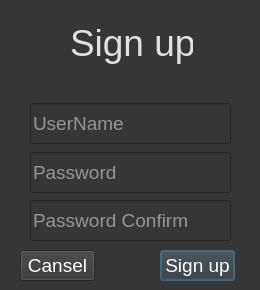
<?xml version="1.0" encoding="UTF-8"?>
<ui version="4.0">
 <class>Dialog</class>
 <widget class="QDialog" name="Dialog">
  <property name="geometry">
   <rect>
    <x>0</x>
    <y>0</y>
    <width>260</width>
    <height>290</height>
   </rect>
  </property>
  <property name="minimumSize">
   <size>
    <width>260</width>
    <height>290</height>
   </size>
  </property>
  <property name="maximumSize">
   <size>
    <width>260</width>
    <height>290</height>
   </size>
  </property>
  <property name="baseSize">
   <size>
    <width>260</width>
    <height>260</height>
   </size>
  </property>
  <property name="windowTitle">
   <string>Dialog</string>
  </property>
  <property name="styleSheet">
   <string notr="true">background-color: rgb(54, 54, 54);</string>
  </property>
  <widget class="QLabel" name="label">
   <property name="geometry">
    <rect>
     <x>70</x>
     <y>20</y>
     <width>123</width>
     <height>45</height>
    </rect>
   </property>
   <property name="styleSheet">
    <string notr="true">color:rgb(225, 225, 225); font-size:28pt;</string>
   </property>
   <property name="text">
    <string>Sign up</string>
   </property>
  </widget>
  <widget class="QLineEdit" name="username">
   <property name="geometry">
    <rect>
     <x>30</x>
     <y>103</y>
     <width>201</width>
     <height>41</height>
    </rect>
   </property>
   <property name="styleSheet">
    <string notr="true">font-size:14pt; color:rgb(243, 243, 243)</string>
   </property>
   <property name="placeholderText">
    <string>UserName</string>
   </property>
  </widget>
  <widget class="QLineEdit" name="password">
   <property name="geometry">
    <rect>
     <x>30</x>
     <y>152</y>
     <width>201</width>
     <height>41</height>
    </rect>
   </property>
   <property name="styleSheet">
    <string notr="true">font-size:14pt; color:rgb(243, 243, 243)</string>
   </property>
   <property name="text">
    <string/>
   </property>
   <property name="placeholderText">
    <string>Password</string>
   </property>
  </widget>
  <widget class="QPushButton" name="signupbutton">
   <property name="geometry">
    <rect>
     <x>160</x>
     <y>250</y>
     <width>75</width>
     <height>31</height>
    </rect>
   </property>
   <property name="font">
    <font>
     <pointsize>14</pointsize>
    </font>
   </property>
   <property name="styleSheet">
    <string notr="true">color:rgb(255, 255, 255)</string>
   </property>
   <property name="text">
    <string>Sign up</string>
   </property>
  </widget>
  <widget class="QLineEdit" name="confirmpass">
   <property name="geometry">
    <rect>
     <x>30</x>
     <y>200</y>
     <width>201</width>
     <height>41</height>
    </rect>
   </property>
   <property name="styleSheet">
    <string notr="true">font-size:14pt; color:rgb(243, 243, 243)</string>
   </property>
   <property name="text">
    <string/>
   </property>
   <property name="placeholderText">
    <string>Password Confirm</string>
   </property>
  </widget>
  <widget class="QPushButton" name="canselbuttom">
   <property name="geometry">
    <rect>
     <x>20</x>
     <y>250</y>
     <width>75</width>
     <height>31</height>
    </rect>
   </property>
   <property name="font">
    <font>
     <pointsize>14</pointsize>
    </font>
   </property>
   <property name="styleSheet">
    <string notr="true">color:rgb(255, 255, 255)</string>
   </property>
   <property name="text">
    <string>Cansel</string>
   </property>
  </widget>
  <widget class="QLabel" name="label_2">
   <property name="geometry">
    <rect>
     <x>10</x>
     <y>80</y>
     <width>245</width>
     <height>16</height>
    </rect>
   </property>
   <property name="font">
    <font>
     <pointsize>10</pointsize>
    </font>
   </property>
   <property name="styleSheet">
    <string notr="true">color:rgb(225, 0, 0); font-size:10pt;</string>
   </property>
   <property name="text">
    <string/>
   </property>
  </widget>
 </widget>
 <resources/>
 <connections/>
</ui>
